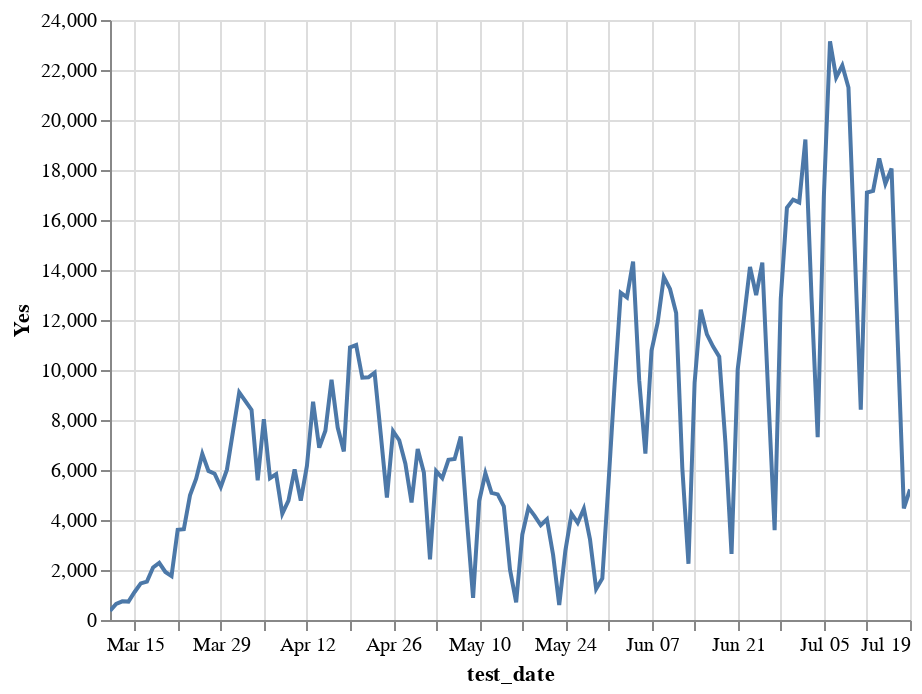

This figure's notebook cell:
### Code cell
alt.Chart(ti.reset_index().assign(total=lambda x: x.Yes+x.No)).mark_line().encode(
    x='test_date',
    y='Yes',
    tooltip=['test_date', 'Yes']
).interactive()

### Figure 1 — Vega-Lite specification as saved in the notebook (floating-point values rounded to 4 significant figures; data arrays with more than 128 entries replaced by an {"elided": "..."} marker saying what was removed)
{"config": {"view": {"continuousWidth": 400, "continuousHeight": 300}}, "data": {"name": "data-3a83f023d945f0ae73cf7b9beefc7d98"}, "mark": "line", "encoding": {"tooltip": [{"type": "temporal", "field": "test_date"}, {"type": "quantitative", "field": "Yes"}], "x": {"type": "temporal", "field": "test_date"}, "y": {"type": "quantitative", "field": "Yes"}}, "selection": {"selector011": {"type": "interval", "bind": "scales", "encodings": ["x", "y"]}}, "$schema": "https://vega.github.io/schema/vega-lite/v4.8.1.json", "datasets": {"data-3a83f023d945f0ae73cf7b9beefc7d98": {"elided": "131 records"}}}
